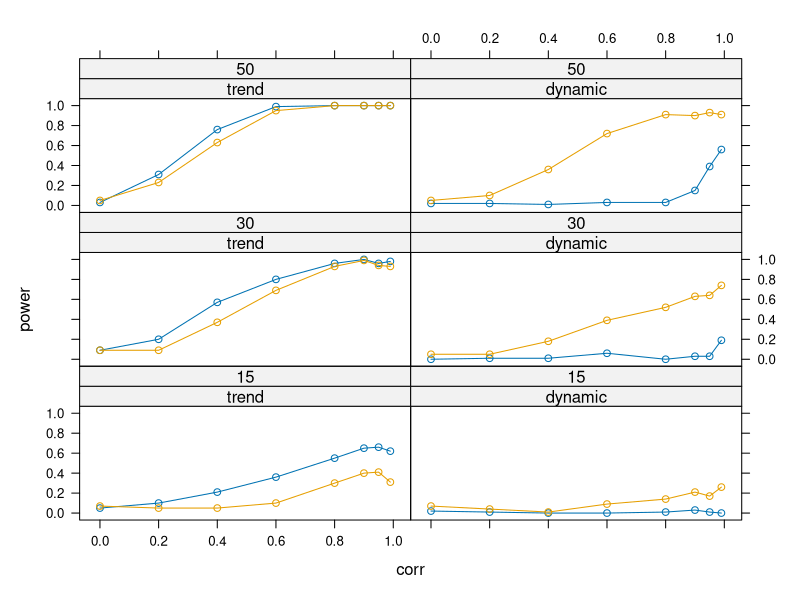
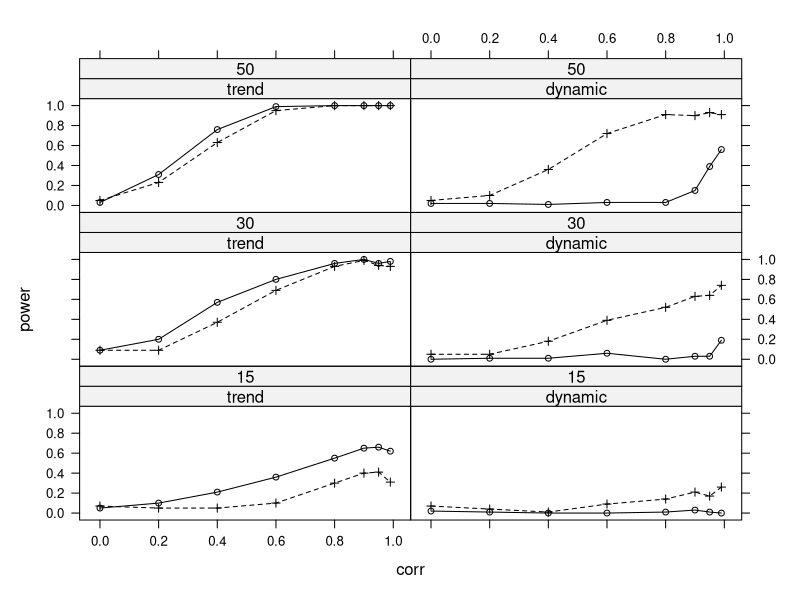

Source code (R) for these figures, in order:
###################################################
### chunk number 1: setup
###################################################
options(prompt = "R> ", continue = "+  ", width = 64,
  digits = 4, show.signif.stars = FALSE, useFancyQuotes = FALSE)

options(SweaveHooks = list(onefig =   function() {par(mfrow = c(1,1))},
                           twofig =   function() {par(mfrow = c(1,2))},                           
                           threefig = function() {par(mfrow = c(1,3))},
                           fourfig =  function() {par(mfrow = c(2,2))},
			   sixfig =   function() {par(mfrow = c(3,2))}))

library("AER")

set.seed(1071)


###################################################
### chunk number 2: DGP
###################################################
dgp <- function(nobs = 15, model = c("trend", "dynamic"),
  corr = 0, coef = c(0.25, -0.75), sd = 1)
{
  model <- match.arg(model)
  coef <- rep(coef, length.out = 2)

  err <- as.vector(filter(rnorm(nobs, sd = sd), corr,
    method = "recursive"))
  if(model == "trend") {
    x <- 1:nobs
    y <- coef[1] + coef[2] * x + err
  } else {
    y <- rep(NA, nobs)
    y[1] <- coef[1] + err[1]
    for(i in 2:nobs)
      y[i] <- coef[1] + coef[2] * y[i-1] + err[i]
    x <- c(0, y[1:(nobs-1)])
  }
  return(data.frame(y = y, x = x))
}


###################################################
### chunk number 3: simpower
###################################################
simpower <- function(nrep = 100, size = 0.05, ...)
{
  pval <- matrix(rep(NA, 2 * nrep), ncol = 2)
  colnames(pval) <- c("dwtest", "bgtest")
  for(i in 1:nrep) {
    dat <- dgp(...)
    pval[i,1] <- dwtest(y ~ x, data = dat,
      alternative = "two.sided")$p.value
    pval[i,2] <- bgtest(y ~ x, data = dat)$p.value
  }
  return(colMeans(pval < size))
}


###################################################
### chunk number 4: simulation-function
###################################################
simulation <- function(corr = c(0, 0.2, 0.4, 0.6, 0.8,
  0.9, 0.95, 0.99), nobs = c(15, 30, 50),
  model = c("trend", "dynamic"), ...)
{
  prs <- expand.grid(corr = corr, nobs = nobs, model = model)
  nprs <- nrow(prs)

  pow <- matrix(rep(NA, 2 * nprs), ncol = 2)
  for(i in 1:nprs) pow[i,] <- simpower(corr = prs[i,1],
    nobs = prs[i,2], model = as.character(prs[i,3]), ...)

  rval <- rbind(prs, prs)
  rval$test <- factor(rep(1:2, c(nprs, nprs)),
    labels = c("dwtest", "bgtest"))
  rval$power <- c(pow[,1], pow[,2])
  rval$nobs <- factor(rval$nobs)
  return(rval)
}


###################################################
### chunk number 5: simulation
###################################################
set.seed(123)
psim <- simulation()


###################################################
### chunk number 6: simulation-table
###################################################
tab <- xtabs(power ~ corr + test + model + nobs, data = psim)
ftable(tab, row.vars = c("model", "nobs", "test"),
  col.vars = "corr")


###################################################
### chunk number 7: simulation-visualization
###################################################
library("lattice")
xyplot(power ~ corr | model + nobs, groups = ~ test,
  data = psim, type = "b")


###################################################
### chunk number 8: simulation-visualization1
###################################################
library("lattice")
trellis.par.set(theme = canonical.theme(color = FALSE))
print(xyplot(power ~ corr | model + nobs, groups = ~ test, data = psim, type = "b"))


###################################################
### chunk number 9: journals-lm
###################################################
data("Journals")
journals <- Journals[, c("subs", "price")]
journals$citeprice <- Journals$price/Journals$citations
jour_lm <- lm(log(subs) ~ log(citeprice), data = journals)


###################################################
### chunk number 10: journals-residuals-based-resampling-unused eval=FALSE
###################################################
## refit <- function(data, i) {
##   d <- data
##   d$subs <- exp(d$fitted + d$res[i])
##   coef(lm(log(subs) ~ log(citeprice), data = d))
## }


###################################################
### chunk number 11: journals-case-based-resampling
###################################################
refit <- function(data, i)
  coef(lm(log(subs) ~ log(citeprice), data = data[i,]))


###################################################
### chunk number 12: journals-boot
###################################################
library("boot")
set.seed(123)
jour_boot <- boot(journals, refit, R = 999)


###################################################
### chunk number 13: journals-boot-print
###################################################
jour_boot


###################################################
### chunk number 14: journals-lm-coeftest
###################################################
coeftest(jour_lm)


###################################################
### chunk number 15: journals-boot-ci
###################################################
boot.ci(jour_boot, index = 2, type = "basic")


###################################################
### chunk number 16: journals-lm-ci
###################################################
confint(jour_lm,  parm = 2)


###################################################
### chunk number 17: ml-loglik
###################################################
data("Equipment", package = "AER")

nlogL <- function(par) {
  beta <- par[1:3]
  theta <- par[4]
  sigma2 <- par[5]

  Y <- with(Equipment, valueadded/firms)
  K <- with(Equipment, capital/firms)
  L <- with(Equipment, labor/firms)

  rhs <- beta[1] + beta[2] * log(K) + beta[3] * log(L)
  lhs <- log(Y) + theta * Y

  rval <- sum(log(1 + theta * Y) - log(Y) +
    dnorm(lhs, mean = rhs, sd = sqrt(sigma2), log = TRUE))
  return(-rval)
}


###################################################
### chunk number 18: ml-0
###################################################
fm0 <- lm(log(valueadded/firms) ~ log(capital/firms) +
  log(labor/firms), data = Equipment)


###################################################
### chunk number 19: ml-0-coef
###################################################
par0 <- as.vector(c(coef(fm0), 0, mean(residuals(fm0)^2)))


###################################################
### chunk number 20: ml-optim
###################################################
opt <- optim(par0, nlogL, hessian = TRUE)


###################################################
### chunk number 21: ml-optim-output
###################################################
opt$par
sqrt(diag(solve(opt$hessian)))[1:4]
-opt$value


###################################################
### chunk number 22: Sweave eval=FALSE
###################################################
## Sweave("Sweave-journals.Rnw")


###################################################
### chunk number 23: Stangle eval=FALSE
###################################################
## Stangle("Sweave-journals.Rnw")


###################################################
### chunk number 24: texi2dvi eval=FALSE
###################################################
## texi2dvi("Sweave-journals.tex", pdf = TRUE)


###################################################
### chunk number 25: vignette eval=FALSE
###################################################
## vignette("Sweave-journals", package = "AER")
